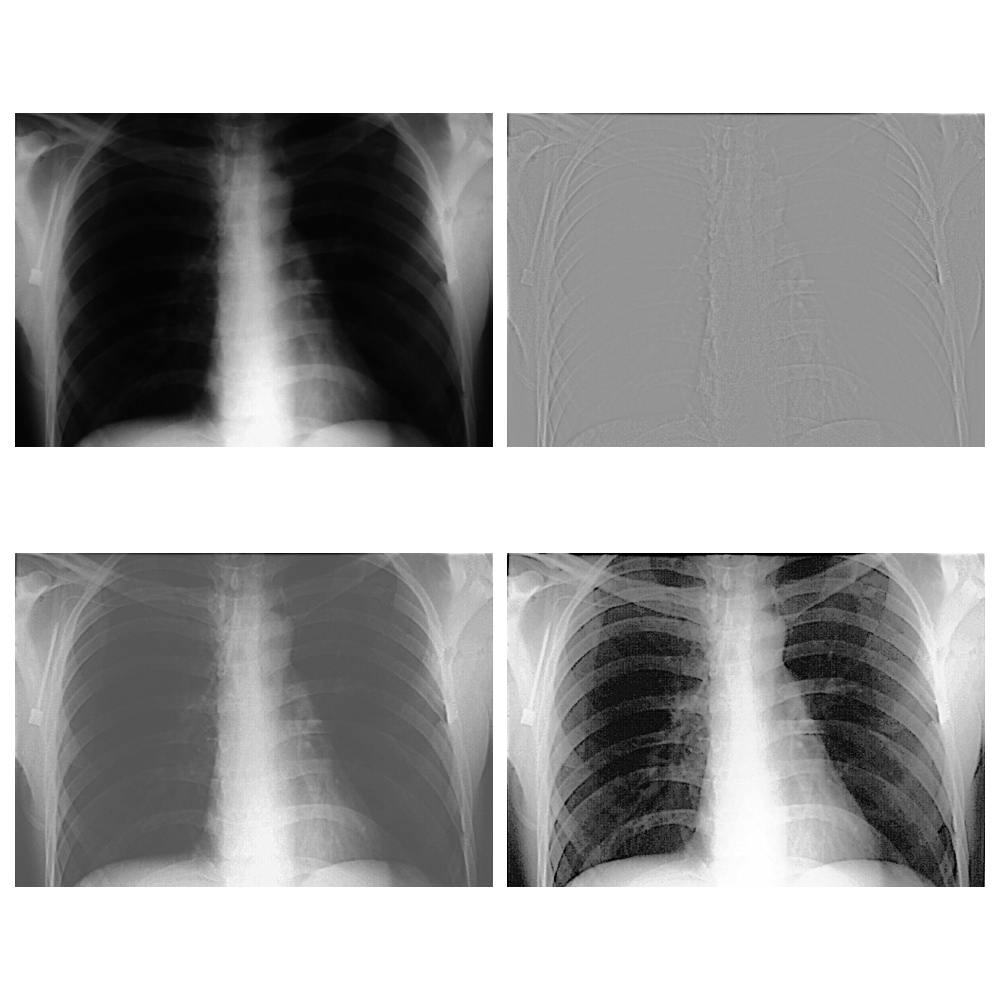

This figure's Python source:
import os
import sys
import numpy as np
import matplotlib.pyplot as plt
from skimage.io import imread
from skimage.util import img_as_float
from skimage.exposure import equalize_hist
from libDIPUM.hpfilter import hpfilter
from libDIP.dftFiltering4e import dftFiltering4e
from libDIP.intScaling4e import intScaling4e
from libDIPUM.data_path import dip_data

# Data
img_path = dip_data('chestXray.tif')
f = img_as_float(imread(img_path))
M, N = f.shape
P = 2 * M
Q = 2 * N

# High pass filter design
H = np.fft.ifftshift(hpfilter('gaussian', P, Q, 70))

# High frequency emphasis filter design
Hemp = 0.5 + 0.75 * H

# High pass filtering
ghp = dftFiltering4e(f, H)
ghps = intScaling4e(ghp)

# High frequency emphasis filtering
gemp = dftFiltering4e(f, Hemp)
gemps = intScaling4e(gemp)

# Histogram equalization (256 bins)
geq = equalize_hist(gemp, nbins=256)

# Display
fig, axes = plt.subplots(2, 2, figsize=(10, 10))
axes[0, 0].imshow(f, cmap='gray')
axes[0, 0].axis('off')

axes[0, 1].imshow(ghps, cmap='gray')
axes[0, 1].axis('off')

axes[1, 0].imshow(gemps, cmap='gray')
axes[1, 0].axis('off')

axes[1, 1].imshow(geq, cmap='gray')
axes[1, 1].axis('off')

plt.tight_layout()
plt.savefig('Figure457.png')
plt.show()
